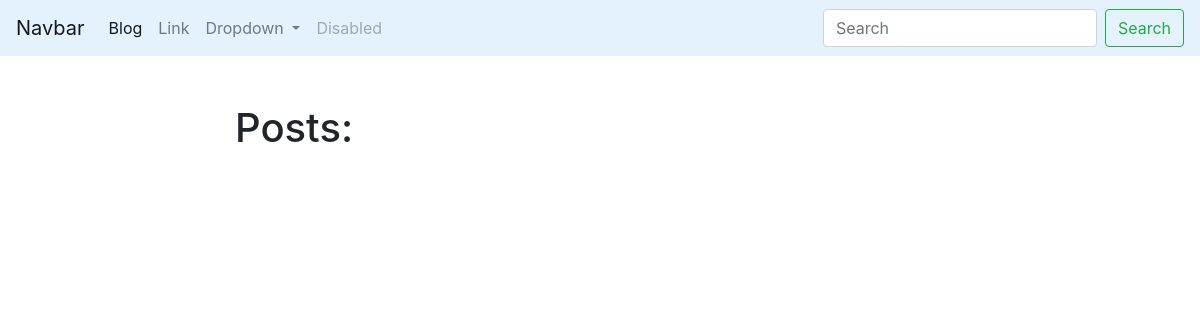
/blog/, run on an earlier commit of the app's database.
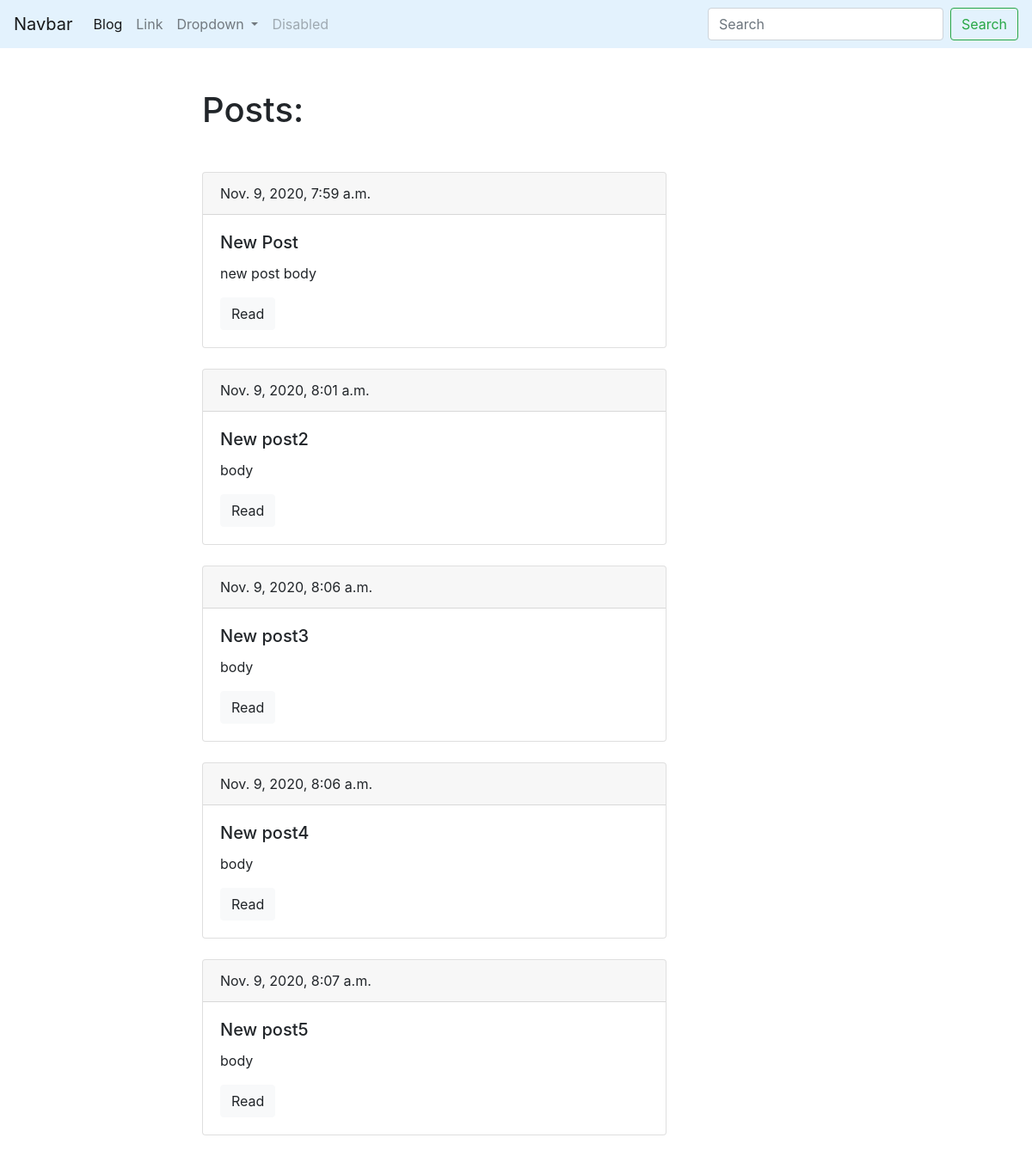
And on a later commit of the database.
### blog/models.py (models this page shows, shortened)
class Post(models.Model):
    title = models.CharField(max_length=150, db_index=True)
    slug = models.SlugField(max_length=150, unique=True)
    body = models.TextField(blank=True, db_index=True)
    date_pub = models.DateTimeField(auto_now_add=True)
    def get_absolute_url(self):
        return reverse('post_detail_url', kwargs={'slug': self.slug})

### blog/views.py (the view)
# urls.py: path('', posts_list, name='posts_list_url'),
def posts_list(request):
    posts = Post.objects.all()
    return render(request, 'blog/index.html', context={'posts': posts})

### blog/templates/blog/index.html (shortened to what this page needs)
{% extends 'blog/base_blog.html' %}
{% block content %}
    <h1 class="mb-5">Posts:</h1>
    {% for post in posts %}
        <div class="card mb-4">
          <div class="card-header">
            {{ post.date_pub }}
          </div>
          <div class="card-body">
            <h5 class="card-title">{{ post.title }}</h5>
            <p class="card-text">{{ post.body|truncatewords:15 }}</p>
            <a href="{{ post.get_absolute_url }}" class="btn btn-light">Read</a>
          </div>
        </div>
    {% endfor %}
{% endblock %}

### blog/templates/blog/base_blog.html
{% extends 'base.html'%}

### templates/base.html (shortened to what this page needs)
<!doctype html>
<html lang="en">
<head>
    <link rel="stylesheet" href="https://cdn.jsdelivr.net/npm/bootstrap@4.5.3/dist/css/bootstrap.min.css">
</head>
<body>
	<nav class="navbar navbar-expand-lg navbar-light" style="background-color: #e3f2fd;">
  <a class="navbar-brand" href="#">Navbar</a>
  <div class="collapse navbar-collapse" id="navbarSupportedContent">
	<ul class="navbar-nav mr-auto">
	  <li class="nav-item active">
		<a class="nav-link" href="{% url 'posts_list_url' %}">Blog</a>
	  </li>
	  <li class="nav-item">
		<a class="nav-link" href="#">Link</a>
	  </li>
	  <li class="nav-item dropdown">
		<a class="nav-link dropdown-toggle" href="#" id="navbarDropdown" role="button" data-toggle="dropdown" aria-haspopup="true" aria-expanded="false">
		  Dropdown
		</a>
	  </li>
	  <li class="nav-item">
		<a class="nav-link disabled" href="#" tabindex="-1" aria-disabled="true">Disabled</a>
	  </li>
	</ul>
	<form class="form-inline my-2 my-lg-0">
	  <input class="form-control mr-sm-2" type="search" placeholder="Search" aria-label="Search">
	  <button class="btn btn-outline-success my-2 my-sm-0" type="submit">Search</button>
	</form>
  </div>
</nav>
    <div class="container mt-5">
        <div class="row">
            <div class="col-6 offset-md-2">
                {% block content %}{% endblock %}
            </div>
        </div>
    </div>
</body>
</html>

What changed in the data, as far as the page shows it:
added Post: date_pub "Nov. 9, 2020, 7:59 a.m.", title "New Post", body "new post body"
added Post: date_pub "Nov. 9, 2020, 8:01 a.m.", title "New post2", body "body"
added Post: date_pub "Nov. 9, 2020, 8:06 a.m.", title "New post3", body "body"
added Post: date_pub "Nov. 9, 2020, 8:06 a.m.", title "New post4", body "body"
added Post: date_pub "Nov. 9, 2020, 8:07 a.m.", title "New post5", body "body"
